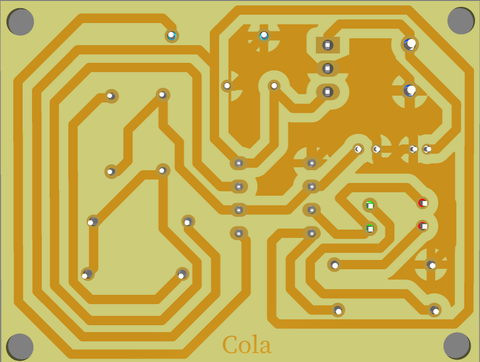
#> input picture test_functions/test.png, 480 x 362 px, found by its file name
$ python full_hole_detect.py
#> lines starting #> are read from the running program, lines starting #| are printed output that depends on the picture; after the words box and inside, x2 and y2 are one past the last pixel; in counts of white or black regions, pixels touching at a corner belong together
#> further down, img is the input picture: shape (362, 480, 3); mean B, G, R 83.1, 177, 200.2
import cv2
import numpy as np
import matplotlib.pyplot as plt


def detect_copper_wires(image_pcb):
    # โหลดภาพและแปลงสี
    # image = cv2.imread(image_path)
    image_rgb = cv2.cvtColor(image_pcb, cv2.COLOR_BGR2RGB)

    # แปลงเป็น HSV สำหรับการตรวจจับสีที่ดีขึ้น
    hsv = cv2.cvtColor(image_pcb, cv2.COLOR_BGR2HSV)
#> hsv: shape (362, 480, 3); mean H, S, V 25.9, 148.8, 200.4

    # กำหนดช่วงสีทองแดงใน HSV
    lower_copper = np.array([10, 100, 100])
    upper_copper = np.array([20, 255, 255])

    # สร้าง mask สำหรับสีทองแดง
    mask = cv2.inRange(hsv, lower_copper, upper_copper)
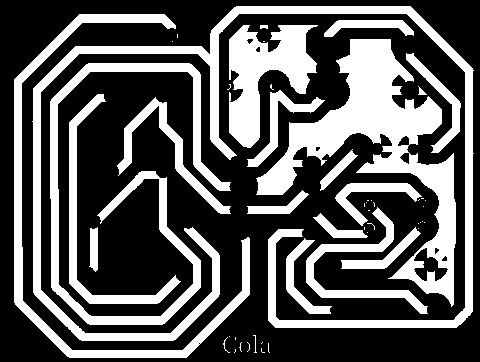
#> mask: shape (362, 480); 35.2% white; 53 white regions (31 under 20 px), largest, box (x1, y1, x2, y2) and area: (256, 39, 456, 307) 14457, (32, 6, 474, 341) 13629, (50, 63, 231, 325) 7033

    # ลบ noise ด้วย morphological operations
    kernel = np.ones((3, 3), np.uint8)
    mask = cv2.morphologyEx(mask, cv2.MORPH_OPEN, kernel, iterations=2)
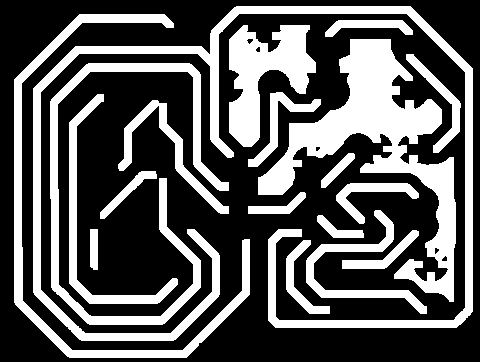
#> mask: shape (362, 480); 34.7% white; 19 white regions, largest, box (x1, y1, x2, y2) and area: (258, 39, 456, 302) 14228, (33, 6, 473, 341) 13594, (50, 63, 229, 325) 6413
    mask = cv2.morphologyEx(mask, cv2.MORPH_CLOSE, kernel, iterations=2)
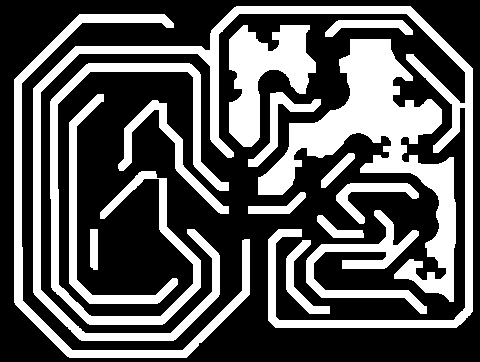
#> mask: shape (362, 480); 34.9% white; 16 white regions

    # หาเส้น轮廓
    contours, _ = cv2.findContours(mask, cv2.RETR_EXTERNAL, cv2.CHAIN_APPROX_SIMPLE)
#> contours = 16 contours; largest, box (x1, y1, x2, y2) and area: (258, 39, 456, 302) 13744, (33, 6, 473, 341) 13026, (50, 63, 229, 325) 6228, (14, 14, 250, 358) 5448, (229, 25, 316, 147) 5253

    # วาดเส้น轮廓ที่พบ
    result = image_rgb.copy()
    cv2.drawContours(result, contours, -1, (0, 255, 0), 2)
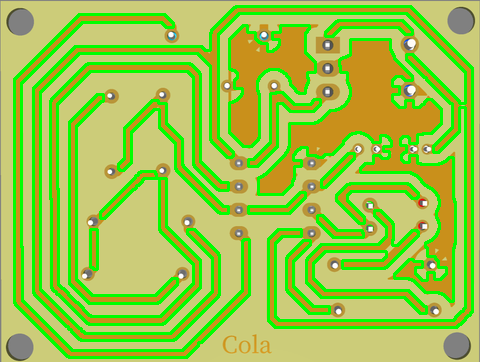
#> result: shape (362, 480, 3); mean R, G, B 156.3, 198.8, 73.3

    # ตรวจสอบและทำเครื่องหมายรู (holes)
    gray = cv2.cvtColor(image_pcb, cv2.COLOR_BGR2GRAY)
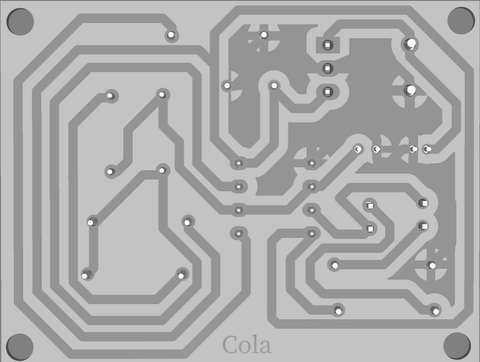
#> gray: shape (362, 480); min 61, max 255, mean 173.5
    corners = cv2.goodFeaturesToTrack(gray, 200, 0.05, 10)
#> corners = 104 rows, first 8: [423, 225], [423, 202], [239, 186], [239, 210], [311, 163], [239, 163], [369, 230], [311, 186]

    if corners is not None:
        corners = np.int0(corners)
        holes = []
        for i in range(len(corners)):
            for j in range(i + 1, len(corners)):
                x1, y1 = corners[i].ravel()
                x2, y2 = corners[j].ravel()
                if abs(x1 - x2) <= 30 and abs(y1 - y2) <= 30:
                    holes.append((int((x1 + x2) / 2), int((y1 + y2) / 2)))
#> this loop made 104 passes
#> after the loop, holes = 236 pairs, first value 86 to 445, second value 25 to 339

        # วาดรูที่พบ
        for hole in holes:
            cv2.circle(result, hole, 7, (255, 0, 255), -1)
#> this loop made 236 passes
#> hole on passes 1 to 3: (423, 213), (429, 237), (424, 237)
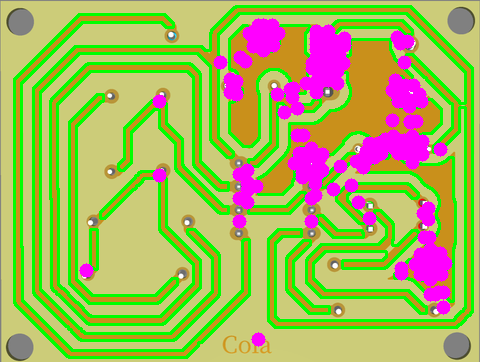
#> result: shape (362, 480, 3); 9.48% of pixels changed, all inside (x1, y1, x2, y2) = (79, 18, 453, 347)

    # แสดงผลลัพธ์
    plt.figure(figsize=(15, 10))

    plt.subplot(2, 2, 1)
    plt.imshow(image_rgb)
    plt.title("Original Image")

    plt.subplot(2, 2, 2)
    plt.imshow(mask, cmap="gray")
    plt.title("Copper Mask")

    plt.subplot(2, 2, 3)
    plt.imshow(result)
    plt.title("Detected Wires & Holes")

    plt.tight_layout()
    plt.show()

    return result


# เรียกใช้ฟังก์ชัน
if __name__ == "__main__":
    img = cv2.imread("test_functions/test.png")
    result_image = detect_copper_wires(img)

    # แสดงผลใน OpenCV window
    cv2.imshow(
        "Detected Copper Wires and Holes", cv2.cvtColor(result_image, cv2.COLOR_RGB2BGR)
    )
    cv2.waitKey(0)
    cv2.destroyAllWindows()
